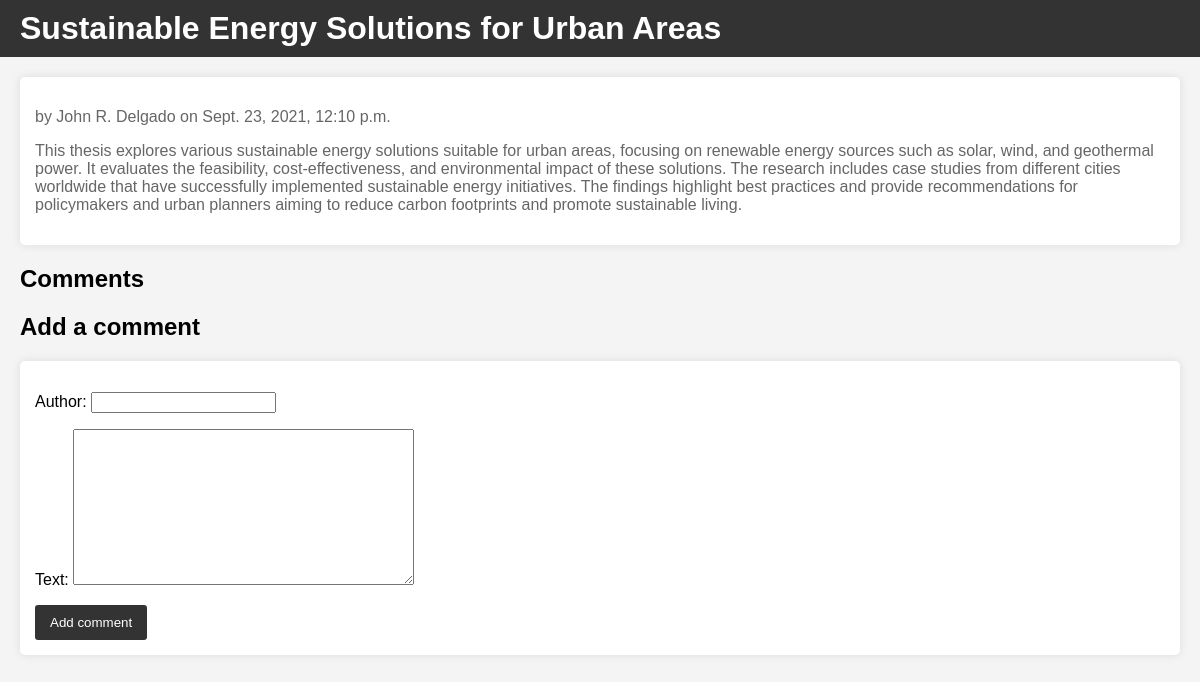
Page /thesis/4/ on the committed database.
### blog/models.py (models this page shows, shortened)
class Thesis(models.Model):
    STATUS_CHOICES = [
        ('draft', 'Draft'),
        ('published', 'Published'),
    ]
    title = models.CharField(max_length=200)
    author = models.CharField(max_length=100)
    description = models.TextField()
    date = models.DateTimeField(default=timezone.now)
    status = models.CharField(max_length=10, choices=STATUS_CHOICES, default='draft')

### blog/views.py (the view)
# urls.py: path('thesis/<int:pk>/', views.thesis_detail, name='thesis_detail'),
def thesis_detail(request, pk):
    thesis = get_object_or_404(Thesis, pk=pk)
    if request.method == 'POST':
        form = CommentForm(request.POST)
        if form.is_valid():
            comment = form.save(commit=False)
            comment.thesis = thesis
            comment.save()
            return redirect('thesis_detail', pk=thesis.pk)
    else:
        form = CommentForm()
    return render(request, 'blog/thesis_detail.html', {'thesis': thesis, 'form': form})

### blog/forms.py
class CommentForm(forms.ModelForm):
    class Meta:
        model = Comment
        fields = ['author', 'text']

### blog/templates/blog/thesis_detail.html (shortened to what this page needs)
<!DOCTYPE html>
<html>
<head>
</head>
<body>
    <h1>{{ thesis.title }}</h1>
    <div class="container">
        <div class="thesis-detail">
            <p>by {{ thesis.author }} on {{ thesis.date }}</p>
            <p>{{ thesis.description }}</p>
        </div>
        <h2>Comments</h2>
        <div class="add-comment">
            <h2>Add a comment</h2>
            <form method="post">
                {{ form.as_p }}
                <button type="submit">Add comment</button>
            </form>
        </div>
    </div>
</body>
</html>

### blog/templates/blog/thesis_detail.html (style rules this page uses)
body { font-family: Arial, sans-serif; margin: 0; padding: 0; background-color: #f4f4f4; }
h1 { background-color: #333; color: #fff; padding: 10px 20px; margin: 0; }
.container { padding: 20px; }
.thesis-detail { background-color: #fff; padding: 15px; border-radius: 5px; box-shadow: 0 0 10px rgba(0, 0, 0, 0.1); margin-bottom: 20px; }
.thesis-detail p { color: #666; }
.add-comment form { background-color: #fff; padding: 15px; border-radius: 5px; box-shadow: 0 0 10px rgba(0, 0, 0, 0.1); }
.add-comment button { background-color: #333; color: #fff; border: none; padding: 10px 15px; border-radius: 3px; cursor: pointer; }

### rows in the picture
Thesis: title "Sustainable Energy Solutions for Urban Areas", author "John R. Delgado", date "Sept. 23, 2021, 12:10 p.m.", description "This thesis explores various sustainable energy solutions suitable for urban areas, focusing on renewable energy sources such as solar, wind, and geothermal power. It evaluates the feasibility, cost-effectiveness, and environmental impact of these solutions. The research includes case studies from different cities worldwide that have successfully implemented sustainable energy initiatives. The findings highlight best practices and provide recommendations for policymakers and urban planners aiming to reduce carbon footprints and promote sustainable living."
